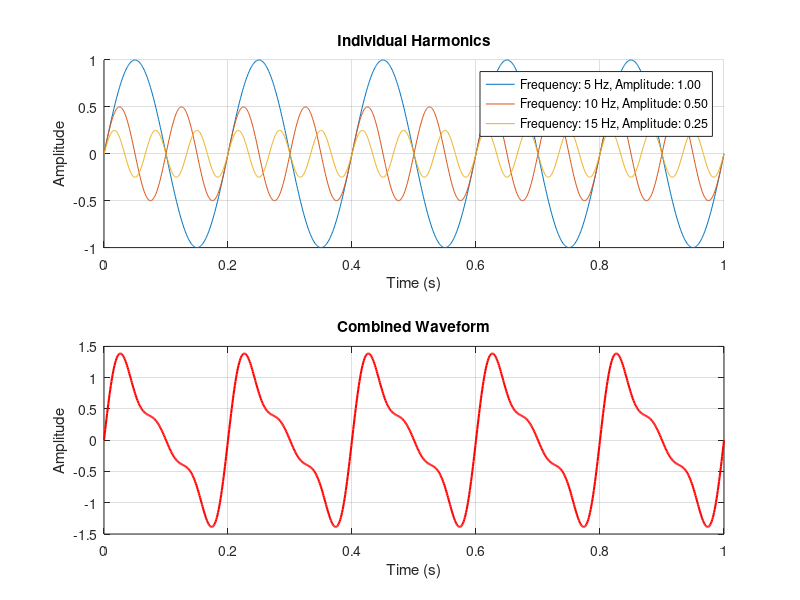

Source code (MATLAB):
% Harmonic Wave Generation in MATLAB

% Parameters
fs = 1000;         % Sampling frequency (Hz)
T = 1;             % Duration (seconds)
t = 0:1/fs:T;     % Time vector

% Sine wave parameters (frequency and amplitude for each harmonic)
frequencies = [5, 10, 15];   % Frequencies (Hz)
amplitudes = [1, 0.5, 0.25];  % Amplitudes

% Initialize the combined wave
combined_wave = zeros(size(t));

% Generate the harmonic wave
for i = 1:length(frequencies)
    combined_wave = combined_wave + amplitudes(i) * sin(2 * pi * frequencies(i) * t);
end

% Plotting the individual waves
figure;
subplot(2, 1, 1);
hold on;
for i = 1:length(frequencies)
    y = amplitudes(i) * sin(2 * pi * frequencies(i) * t);
    plot(t, y, 'DisplayName', sprintf('Frequency: %d Hz, Amplitude: %.2f', frequencies(i), amplitudes(i)));
end
title('Individual Harmonics');
xlabel('Time (s)');
ylabel('Amplitude');
legend show;
grid on;

% Plotting the combined wave
subplot(2, 1, 2);
plot(t, combined_wave, 'r', 'LineWidth', 1.5);
title('Combined Waveform');
xlabel('Time (s)');
ylabel('Amplitude');
grid on;

% Additional settings for better visualization
xlim([0 T]);
ylim([-max(amplitudes)-0.5 max(amplitudes)+0.5]);
